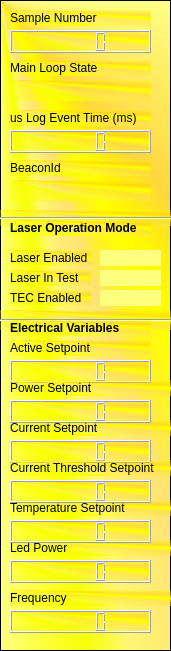
   <widget class="QFrame" name="frame_5">
    <property name="geometry">
     <rect>
      <x>1500</x>
      <y>170</y>
      <width>171</width>
      <height>651</height>
     </rect>
    </property>
    <property name="styleSheet">
     <string notr="true">background-color: qconicalgradient(cx:0, cy:0, angle:135, stop:0 rgba(255, 255, 0, 69), stop:0.375 rgba(255, 255, 0, 69), stop:0.423533 rgba(251, 255, 0, 145), stop:0.45 rgba(247, 255, 0, 208), stop:0.477581 rgba(255, 244, 71, 130), stop:0.518717 rgba(255, 218, 71, 130), stop:0.55 rgba(255, 255, 0, 255), stop:0.57754 rgba(255, 203, 0, 130), stop:0.625 rgba(255, 255, 0, 69), stop:1 rgba(255, 255, 0, 69));
</string>
    </property>
    <property name="frameShape">
     <enum>QFrame::StyledPanel</enum>
    </property>
    <property name="frameShadow">
     <enum>QFrame::Raised</enum>
    </property>
    <widget class="QLCDNumber" name="lcdNumber">
     <property name="geometry">
      <rect>
       <x>10</x>
       <y>30</y>
       <width>141</width>
       <height>23</height>
      </rect>
     </property>
     <property name="styleSheet">
      <string notr="true">background-color: qconicalgradient(cx:0.5, cy:0.5, angle:0, stop:0 rgba(35, 40, 3, 255), stop:0.16 rgba(136, 106, 22, 255), stop:0.225 rgba(166, 140, 41, 255), stop:0.285 rgba(204, 181, 74, 255), stop:0.345 rgba(235, 219, 102, 255), stop:0.415 rgba(245, 236, 112, 255), stop:0.52 rgba(209, 190, 76, 255), stop:0.57 rgba(187, 156, 51, 255), stop:0.635 rgba(168, 142, 42, 255), stop:0.695 rgba(202, 174, 68, 255), stop:0.75 rgba(218, 202, 86, 255), stop:0.815 rgba(208, 187, 73, 255), stop:0.88 rgba(187, 156, 51, 255), stop:0.935 rgba(137, 108, 26, 255), stop:1 rgba(35, 40, 3, 255));</string>
     </property>
    </widget>
    <widget class="QLabel" name="label_7">
     <property name="geometry">
      <rect>
       <x>10</x>
       <y>110</y>
       <width>141</width>
       <height>16</height>
      </rect>
     </property>
     <property name="text">
      <string>us Log Event Time (ms)</string>
     </property>
    </widget>
    <widget class="QLCDNumber" name="lcdNumber_3">
     <property name="geometry">
      <rect>
       <x>10</x>
       <y>130</y>
       <width>141</width>
       <height>23</height>
      </rect>
     </property>
     <property name="styleSheet">
      <string notr="true">background-color: qconicalgradient(cx:0.5, cy:0.5, angle:0, stop:0 rgba(35, 40, 3, 255), stop:0.16 rgba(136, 106, 22, 255), stop:0.225 rgba(166, 140, 41, 255), stop:0.285 rgba(204, 181, 74, 255), stop:0.345 rgba(235, 219, 102, 255), stop:0.415 rgba(245, 236, 112, 255), stop:0.52 rgba(209, 190, 76, 255), stop:0.57 rgba(187, 156, 51, 255), stop:0.635 rgba(168, 142, 42, 255), stop:0.695 rgba(202, 174, 68, 255), stop:0.75 rgba(218, 202, 86, 255), stop:0.815 rgba(208, 187, 73, 255), stop:0.88 rgba(187, 156, 51, 255), stop:0.935 rgba(137, 108, 26, 255), stop:1 rgba(35, 40, 3, 255));</string>
     </property>
    </widget>
    <widget class="Line" name="line">
     <property name="geometry">
      <rect>
       <x>0</x>
       <y>210</y>
       <width>171</width>
       <height>16</height>
      </rect>
     </property>
     <property name="orientation">
      <enum>Qt::Horizontal</enum>
     </property>
    </widget>
    <widget class="QLabel" name="label_20">
     <property name="geometry">
      <rect>
       <x>10</x>
       <y>220</y>
       <width>141</width>
       <height>16</height>
      </rect>
     </property>
     <property name="font">
      <font>
       <bold>true</bold>
      </font>
     </property>
     <property name="text">
      <string>Laser Operation Mode</string>
     </property>
    </widget>
    <widget class="QLabel" name="label_21">
     <property name="geometry">
      <rect>
       <x>10</x>
       <y>340</y>
       <width>141</width>
       <height>16</height>
      </rect>
     </property>
     <property name="text">
      <string>Active Setpoint</string>
     </property>
    </widget>
    <widget class="QLabel" name="label_23">
     <property name="geometry">
      <rect>
       <x>10</x>
       <y>420</y>
       <width>161</width>
       <height>16</height>
      </rect>
     </property>
     <property name="text">
      <string>Current Setpoint</string>
     </property>
    </widget>
    <widget class="QLabel" name="label_24">
     <property name="geometry">
      <rect>
       <x>10</x>
       <y>540</y>
       <width>161</width>
       <height>16</height>
      </rect>
     </property>
     <property name="text">
      <string>Led Power</string>
     </property>
    </widget>
    <widget class="QLabel" name="label_25">
     <property name="geometry">
      <rect>
       <x>10</x>
       <y>590</y>
       <width>161</width>
       <height>16</height>
      </rect>
     </property>
     <property name="text">
      <string>Frequency</string>
     </property>
    </widget>
    <widget class="QLabel" name="label_26">
     <property name="geometry">
      <rect>
       <x>10</x>
       <y>500</y>
       <width>161</width>
       <height>16</height>
      </rect>
     </property>
     <property name="text">
      <string>Temperature Setpoint</string>
     </property>
    </widget>
    <widget class="QLCDNumber" name="lcdNumber_6">
     <property name="geometry">
      <rect>
       <x>10</x>
       <y>360</y>
       <width>141</width>
       <height>23</height>
      </rect>
     </property>
     <property name="styleSheet">
      <string notr="true">background-color: qconicalgradient(cx:0.5, cy:0.5, angle:0, stop:0 rgba(35, 40, 3, 255), stop:0.16 rgba(136, 106, 22, 255), stop:0.225 rgba(166, 140, 41, 255), stop:0.285 rgba(204, 181, 74, 255), stop:0.345 rgba(235, 219, 102, 255), stop:0.415 rgba(245, 236, 112, 255), stop:0.52 rgba(209, 190, 76, 255), stop:0.57 rgba(187, 156, 51, 255), stop:0.635 rgba(168, 142, 42, 255), stop:0.695 rgba(202, 174, 68, 255), stop:0.75 rgba(218, 202, 86, 255), stop:0.815 rgba(208, 187, 73, 255), stop:0.88 rgba(187, 156, 51, 255), stop:0.935 rgba(137, 108, 26, 255), stop:1 rgba(35, 40, 3, 255));</string>
     </property>
    </widget>
    <widget class="QLCDNumber" name="lcdNumber_11">
     <property name="geometry">
      <rect>
       <x>10</x>
       <y>560</y>
       <width>141</width>
       <height>23</height>
      </rect>
     </property>
     <property name="styleSheet">
      <string notr="true">background-color: qconicalgradient(cx:0.5, cy:0.5, angle:0, stop:0 rgba(35, 40, 3, 255), stop:0.16 rgba(136, 106, 22, 255), stop:0.225 rgba(166, 140, 41, 255), stop:0.285 rgba(204, 181, 74, 255), stop:0.345 rgba(235, 219, 102, 255), stop:0.415 rgba(245, 236, 112, 255), stop:0.52 rgba(209, 190, 76, 255), stop:0.57 rgba(187, 156, 51, 255), stop:0.635 rgba(168, 142, 42, 255), stop:0.695 rgba(202, 174, 68, 255), stop:0.75 rgba(218, 202, 86, 255), stop:0.815 rgba(208, 187, 73, 255), stop:0.88 rgba(187, 156, 51, 255), stop:0.935 rgba(137, 108, 26, 255), stop:1 rgba(35, 40, 3, 255));</string>
     </property>
    </widget>
    <widget class="QLCDNumber" name="lcdNumber_7">
     <property name="geometry">
      <rect>
       <x>10</x>
       <y>400</y>
       <width>141</width>
       <height>23</height>
      </rect>
     </property>
     <property name="styleSheet">
      <string notr="true">background-color: qconicalgradient(cx:0.5, cy:0.5, angle:0, stop:0 rgba(35, 40, 3, 255), stop:0.16 rgba(136, 106, 22, 255), stop:0.225 rgba(166, 140, 41, 255), stop:0.285 rgba(204, 181, 74, 255), stop:0.345 rgba(235, 219, 102, 255), stop:0.415 rgba(245, 236, 112, 255), stop:0.52 rgba(209, 190, 76, 255), stop:0.57 rgba(187, 156, 51, 255), stop:0.635 rgba(168, 142, 42, 255), stop:0.695 rgba(202, 174, 68, 255), stop:0.75 rgba(218, 202, 86, 255), stop:0.815 rgba(208, 187, 73, 255), stop:0.88 rgba(187, 156, 51, 255), stop:0.935 rgba(137, 108, 26, 255), stop:1 rgba(35, 40, 3, 255));</string>
     </property>
    </widget>
    <widget class="QLCDNumber" name="lcdNumber_8">
     <property name="geometry">
      <rect>
       <x>10</x>
       <y>440</y>
       <width>141</width>
       <height>23</height>
      </rect>
     </property>
     <property name="styleSheet">
      <string notr="true">background-color: qconicalgradient(cx:0.5, cy:0.5, angle:0, stop:0 rgba(35, 40, 3, 255), stop:0.16 rgba(136, 106, 22, 255), stop:0.225 rgba(166, 140, 41, 255), stop:0.285 rgba(204, 181, 74, 255), stop:0.345 rgba(235, 219, 102, 255), stop:0.415 rgba(245, 236, 112, 255), stop:0.52 rgba(209, 190, 76, 255), stop:0.57 rgba(187, 156, 51, 255), stop:0.635 rgba(168, 142, 42, 255), stop:0.695 rgba(202, 174, 68, 255), stop:0.75 rgba(218, 202, 86, 255), stop:0.815 rgba(208, 187, 73, 255), stop:0.88 rgba(187, 156, 51, 255), stop:0.935 rgba(137, 108, 26, 255), stop:1 rgba(35, 40, 3, 255));</string>
     </property>
    </widget>
    <widget class="QLCDNumber" name="lcdNumber_9">
     <property name="geometry">
      <rect>
       <x>10</x>
       <y>480</y>
       <width>141</width>
       <height>23</height>
      </rect>
     </property>
     <property name="styleSheet">
      <string notr="true">background-color: qconicalgradient(cx:0.5, cy:0.5, angle:0, stop:0 rgba(35, 40, 3, 255), stop:0.16 rgba(136, 106, 22, 255), stop:0.225 rgba(166, 140, 41, 255), stop:0.285 rgba(204, 181, 74, 255), stop:0.345 rgba(235, 219, 102, 255), stop:0.415 rgba(245, 236, 112, 255), stop:0.52 rgba(209, 190, 76, 255), stop:0.57 rgba(187, 156, 51, 255), stop:0.635 rgba(168, 142, 42, 255), stop:0.695 rgba(202, 174, 68, 255), stop:0.75 rgba(218, 202, 86, 255), stop:0.815 rgba(208, 187, 73, 255), stop:0.88 rgba(187, 156, 51, 255), stop:0.935 rgba(137, 108, 26, 255), stop:1 rgba(35, 40, 3, 255));</string>
     </property>
    </widget>
    <widget class="QLCDNumber" name="lcdNumber_12">
     <property name="geometry">
      <rect>
       <x>10</x>
       <y>610</y>
       <width>141</width>
       <height>23</height>
      </rect>
     </property>
     <property name="styleSheet">
      <string notr="true">background-color: qconicalgradient(cx:0.5, cy:0.5, angle:0, stop:0 rgba(35, 40, 3, 255), stop:0.16 rgba(136, 106, 22, 255), stop:0.225 rgba(166, 140, 41, 255), stop:0.285 rgba(204, 181, 74, 255), stop:0.345 rgba(235, 219, 102, 255), stop:0.415 rgba(245, 236, 112, 255), stop:0.52 rgba(209, 190, 76, 255), stop:0.57 rgba(187, 156, 51, 255), stop:0.635 rgba(168, 142, 42, 255), stop:0.695 rgba(202, 174, 68, 255), stop:0.75 rgba(218, 202, 86, 255), stop:0.815 rgba(208, 187, 73, 255), stop:0.88 rgba(187, 156, 51, 255), stop:0.935 rgba(137, 108, 26, 255), stop:1 rgba(35, 40, 3, 255));</string>
     </property>
    </widget>
    <widget class="QLCDNumber" name="lcdNumber_10">
     <property name="geometry">
      <rect>
       <x>10</x>
       <y>520</y>
       <width>141</width>
       <height>23</height>
      </rect>
     </property>
     <property name="styleSheet">
      <string notr="true">background-color: qconicalgradient(cx:0.5, cy:0.5, angle:0, stop:0 rgba(35, 40, 3, 255), stop:0.16 rgba(136, 106, 22, 255), stop:0.225 rgba(166, 140, 41, 255), stop:0.285 rgba(204, 181, 74, 255), stop:0.345 rgba(235, 219, 102, 255), stop:0.415 rgba(245, 236, 112, 255), stop:0.52 rgba(209, 190, 76, 255), stop:0.57 rgba(187, 156, 51, 255), stop:0.635 rgba(168, 142, 42, 255), stop:0.695 rgba(202, 174, 68, 255), stop:0.75 rgba(218, 202, 86, 255), stop:0.815 rgba(208, 187, 73, 255), stop:0.88 rgba(187, 156, 51, 255), stop:0.935 rgba(137, 108, 26, 255), stop:1 rgba(35, 40, 3, 255));</string>
     </property>
    </widget>
    <widget class="QLabel" name="label_8">
     <property name="geometry">
      <rect>
       <x>10</x>
       <y>10</y>
       <width>141</width>
       <height>16</height>
      </rect>
     </property>
     <property name="text">
      <string>Sample Number </string>
     </property>
    </widget>
    <widget class="QLabel" name="label_9">
     <property name="geometry">
      <rect>
       <x>10</x>
       <y>60</y>
       <width>141</width>
       <height>16</height>
      </rect>
     </property>
     <property name="text">
      <string>Main Loop State </string>
     </property>
    </widget>
    <widget class="QLabel" name="labelState">
     <property name="geometry">
      <rect>
       <x>10</x>
       <y>80</y>
       <width>141</width>
       <height>21</height>
      </rect>
     </property>
     <property name="styleSheet">
      <string notr="true">background-color: qconicalgradient(cx:0.5, cy:0.5, angle:0, stop:0 rgba(35, 40, 3, 255), stop:0.16 rgba(136, 106, 22, 255), stop:0.225 rgba(166, 140, 41, 255), stop:0.285 rgba(204, 181, 74, 255), stop:0.345 rgba(235, 219, 102, 255), stop:0.415 rgba(245, 236, 112, 255), stop:0.52 rgba(209, 190, 76, 255), stop:0.57 rgba(187, 156, 51, 255), stop:0.635 rgba(168, 142, 42, 255), stop:0.695 rgba(202, 174, 68, 255), stop:0.75 rgba(218, 202, 86, 255), stop:0.815 rgba(208, 187, 73, 255), stop:0.88 rgba(187, 156, 51, 255), stop:0.935 rgba(137, 108, 26, 255), stop:1 rgba(35, 40, 3, 255));</string>
     </property>
     <property name="text">
      <string/>
     </property>
     <property name="textFormat">
      <enum>Qt::RichText</enum>
     </property>
    </widget>
    <widget class="QLabel" name="labelBeaconId">
     <property name="geometry">
      <rect>
       <x>10</x>
       <y>180</y>
       <width>141</width>
       <height>21</height>
      </rect>
     </property>
     <property name="styleSheet">
      <string notr="true">background-color: qconicalgradient(cx:0.5, cy:0.5, angle:0, stop:0 rgba(35, 40, 3, 255), stop:0.16 rgba(136, 106, 22, 255), stop:0.225 rgba(166, 140, 41, 255), stop:0.285 rgba(204, 181, 74, 255), stop:0.345 rgba(235, 219, 102, 255), stop:0.415 rgba(245, 236, 112, 255), stop:0.52 rgba(209, 190, 76, 255), stop:0.57 rgba(187, 156, 51, 255), stop:0.635 rgba(168, 142, 42, 255), stop:0.695 rgba(202, 174, 68, 255), stop:0.75 rgba(218, 202, 86, 255), stop:0.815 rgba(208, 187, 73, 255), stop:0.88 rgba(187, 156, 51, 255), stop:0.935 rgba(137, 108, 26, 255), stop:1 rgba(35, 40, 3, 255));</string>
     </property>
     <property name="text">
      <string/>
     </property>
     <property name="textFormat">
      <enum>Qt::RichText</enum>
     </property>
    </widget>
    <widget class="QLabel" name="label_6">
     <property name="geometry">
      <rect>
       <x>10</x>
       <y>160</y>
       <width>141</width>
       <height>16</height>
      </rect>
     </property>
     <property name="text">
      <string>BeaconId</string>
     </property>
    </widget>
    <widget class="QLabel" name="label_36">
     <property name="geometry">
      <rect>
       <x>10</x>
       <y>250</y>
       <width>81</width>
       <height>16</height>
      </rect>
     </property>
     <property name="text">
      <string>Laser Enabled</string>
     </property>
    </widget>
    <widget class="QLabel" name="label_37">
     <property name="geometry">
      <rect>
       <x>10</x>
       <y>270</y>
       <width>81</width>
       <height>16</height>
      </rect>
     </property>
     <property name="text">
      <string>Laser In Test</string>
     </property>
    </widget>
    <widget class="QLabel" name="label_38">
     <property name="geometry">
      <rect>
       <x>10</x>
       <y>290</y>
       <width>81</width>
       <height>16</height>
      </rect>
     </property>
     <property name="text">
      <string>TEC Enabled</string>
     </property>
    </widget>
    <widget class="Line" name="line_3">
     <property name="geometry">
      <rect>
       <x>0</x>
       <y>310</y>
       <width>171</width>
       <height>20</height>
      </rect>
     </property>
     <property name="orientation">
      <enum>Qt::Horizontal</enum>
     </property>
    </widget>
    <widget class="QLabel" name="labelLaserEnabled">
     <property name="geometry">
      <rect>
       <x>100</x>
       <y>250</y>
       <width>61</width>
       <height>16</height>
      </rect>
     </property>
     <property name="styleSheet">
      <string notr="true">background-color: rgb(255, 255, 127);</string>
     </property>
     <property name="text">
      <string/>
     </property>
     <property name="textFormat">
      <enum>Qt::RichText</enum>
     </property>
    </widget>
    <widget class="QLabel" name="labelLaserInTest">
     <property name="geometry">
      <rect>
       <x>100</x>
       <y>270</y>
       <width>61</width>
       <height>16</height>
      </rect>
     </property>
     <property name="styleSheet">
      <string notr="true">background-color: rgb(255, 255, 127);</string>
     </property>
     <property name="text">
      <string/>
     </property>
     <property name="textFormat">
      <enum>Qt::RichText</enum>
     </property>
    </widget>
    <widget class="QLabel" name="labelTecEnabled">
     <property name="geometry">
      <rect>
       <x>100</x>
       <y>290</y>
       <width>61</width>
       <height>16</height>
      </rect>
     </property>
     <property name="styleSheet">
      <string notr="true">background-color: rgb(255, 255, 127);</string>
     </property>
     <property name="text">
      <string/>
     </property>
     <property name="textFormat">
      <enum>Qt::RichText</enum>
     </property>
    </widget>
    <widget class="QLabel" name="label_39">
     <property name="geometry">
      <rect>
       <x>10</x>
       <y>320</y>
       <width>141</width>
       <height>16</height>
      </rect>
     </property>
     <property name="font">
      <font>
       <bold>true</bold>
      </font>
     </property>
     <property name="text">
      <string>Electrical Variables</string>
     </property>
    </widget>
    <widget class="QLabel" name="label_22">
     <property name="geometry">
      <rect>
       <x>10</x>
       <y>380</y>
       <width>161</width>
       <height>16</height>
      </rect>
     </property>
     <property name="text">
      <string>Power Setpoint</string>
     </property>
    </widget>
    <widget class="QLabel" name="label_40">
     <property name="geometry">
      <rect>
       <x>10</x>
       <y>460</y>
       <width>161</width>
       <height>16</height>
      </rect>
     </property>
     <property name="text">
      <string>Current Threshold Setpoint</string>
     </property>
    </widget>
   </widget>
